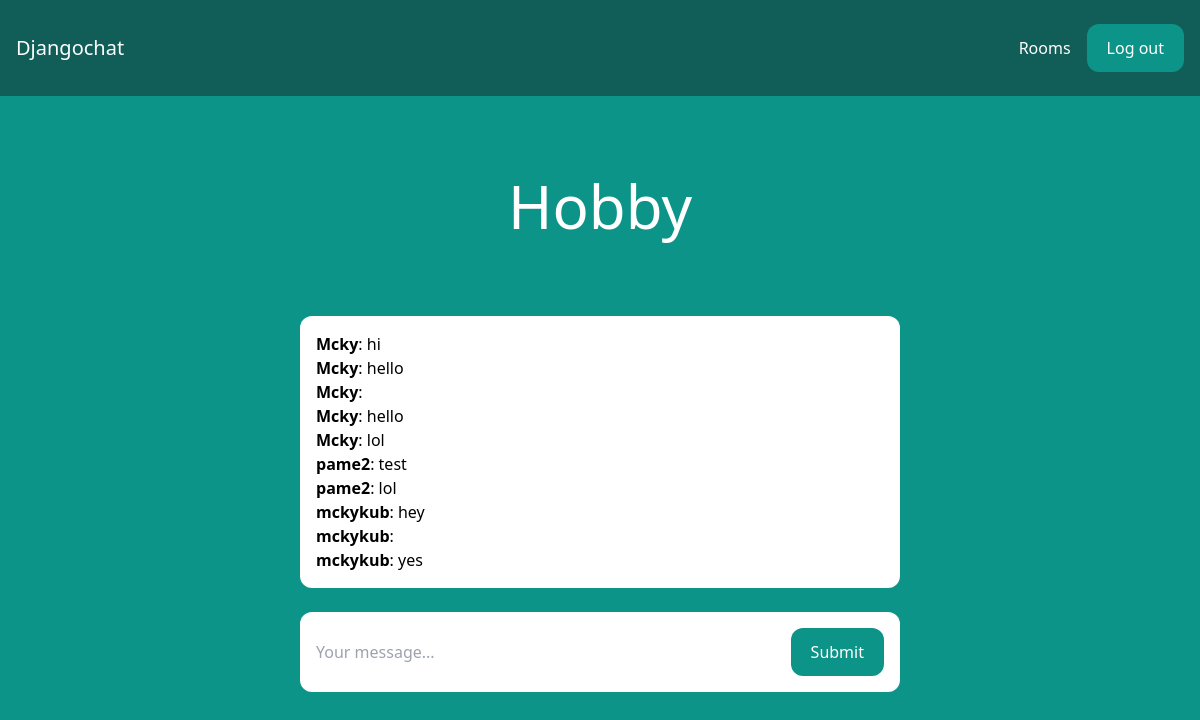
Before: /rooms/hobby/ (signed in) with the older database file.
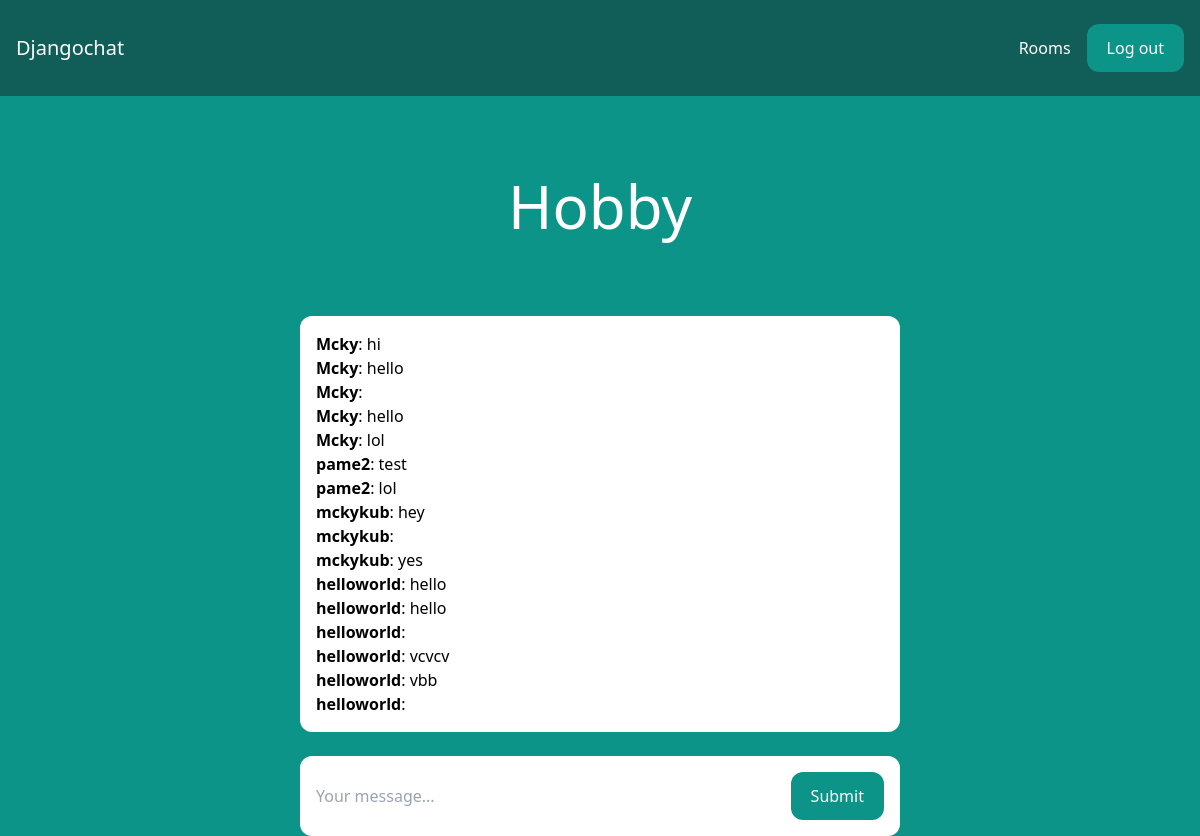
After: the same page with the newer database file.
### room/models.py (models this page shows)
class Message(models.Model):
    room = models.ForeignKey(Room, related_name='messages', on_delete=models.CASCADE)
    user = models.ForeignKey(User, related_name='messages', on_delete=models.CASCADE)
    content = models.TextField()
    date_added = models.DateTimeField(auto_now_add=True)
    class Meta:
        ordering = ('date_added',)

### room/views.py (the view)
# urls.py: path('rooms/', include('room.urls')),
@login_required
def room(request, slug):
    room = Room.objects.get(slug=slug)
    messages = Message.objects.filter(room=room)[0:25]
    return render(request, 'room/room.html', {'room': room, 'messages': messages})

### room/templates/room/room.html (shortened to what this page needs)
{% extends 'core/base.html' %}
{% block content %}
<div class="p-10 lg:p-20 text-center">
    <h1 class="text-3xl lg:text-6xl text-white">{{ room.name }}</h1>
</div>
<div class="lg:w-2/4 mx-4 lg:mx-auto p-4 bg-white rounded-xl">
    <div class="chat-messages space-y-3" id="chat-messages">
        {% for m in messages %}<b>{{ m.user.username }}</b>: {{ m.content }}<br>{% endfor %}
    </div>
</div>
<div class="lg:w-2/4 mt-6 mx-4 lg:mx-auto p-4 bg-white rounded-xl">
    <form method="post" action="." class="flex">
        <input type="text" name="content" class="flex-1 mr-3" placeholder="Your message..." id="chat-message-input">
        <button
            class="px-5 py-3 rounded-xl text-white bg-teal-600 hover:bg-teal-700"
            id="chat-message-submit"
        >Submit</button>
    </form>
</div>
{% endblock %}

Changed rows visible on the page:
added Message: user.username "helloworld", content "hello"
added Message: user.username "helloworld", content "hello"
added Message: user.username "helloworld"
added Message: user.username "helloworld", content "vcvcv"
added Message: user.username "helloworld", content "vbb"
added Message: user.username "helloworld"
